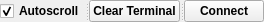
               <widget class="QSplitter" name="splitter_2">
                <property name="orientation">
                 <enum>Qt::Horizontal</enum>
                </property>
                <widget class="QCheckBox" name="autoscroll_chb">
                 <property name="sizePolicy">
                  <sizepolicy hsizetype="Minimum" vsizetype="Minimum">
                   <horstretch>0</horstretch>
                   <verstretch>0</verstretch>
                  </sizepolicy>
                 </property>
                 <property name="font">
                  <font>
                   <weight>75</weight>
                   <bold>true</bold>
                  </font>
                 </property>
                 <property name="text">
                  <string>Autoscroll</string>
                 </property>
                 <property name="checked">
                  <bool>true</bool>
                 </property>
                </widget>
                <widget class="QPushButton" name="clear_terminal_button">
                 <property name="enabled">
                  <bool>true</bool>
                 </property>
                 <property name="sizePolicy">
                  <sizepolicy hsizetype="Minimum" vsizetype="Minimum">
                   <horstretch>0</horstretch>
                   <verstretch>0</verstretch>
                  </sizepolicy>
                 </property>
                 <property name="font">
                  <font>
                   <weight>75</weight>
                   <bold>true</bold>
                  </font>
                 </property>
                 <property name="text">
                  <string>Clear Terminal</string>
                 </property>
                </widget>
                <widget class="QPushButton" name="connect_button">
                 <property name="sizePolicy">
                  <sizepolicy hsizetype="Fixed" vsizetype="Fixed">
                   <horstretch>0</horstretch>
                   <verstretch>0</verstretch>
                  </sizepolicy>
                 </property>
                 <property name="font">
                  <font>
                   <weight>75</weight>
                   <bold>true</bold>
                  </font>
                 </property>
                 <property name="toolTip">
                  <string>Connect to selected serial port.</string>
                 </property>
                 <property name="statusTip">
                  <string>Connect to selected serial port.</string>
                 </property>
                 <property name="text">
                  <string>Connect</string>
                 </property>
                </widget>
               </widget>
